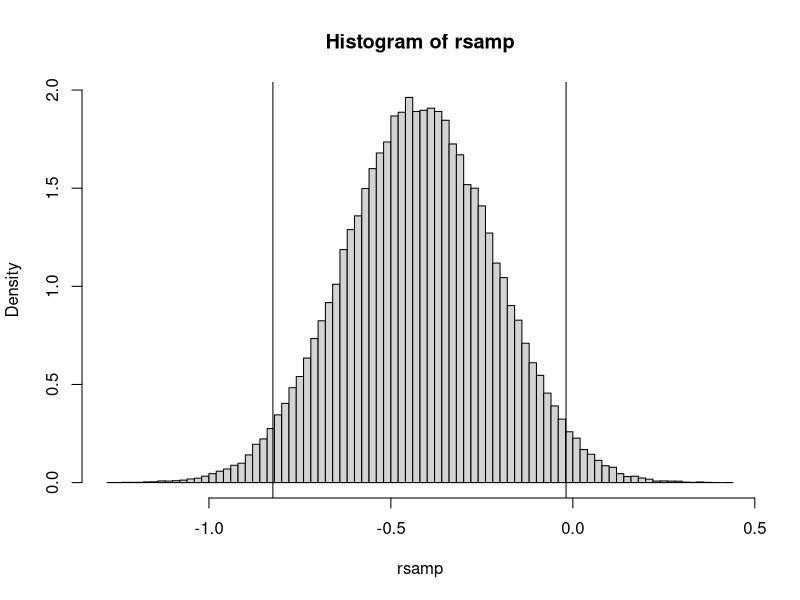
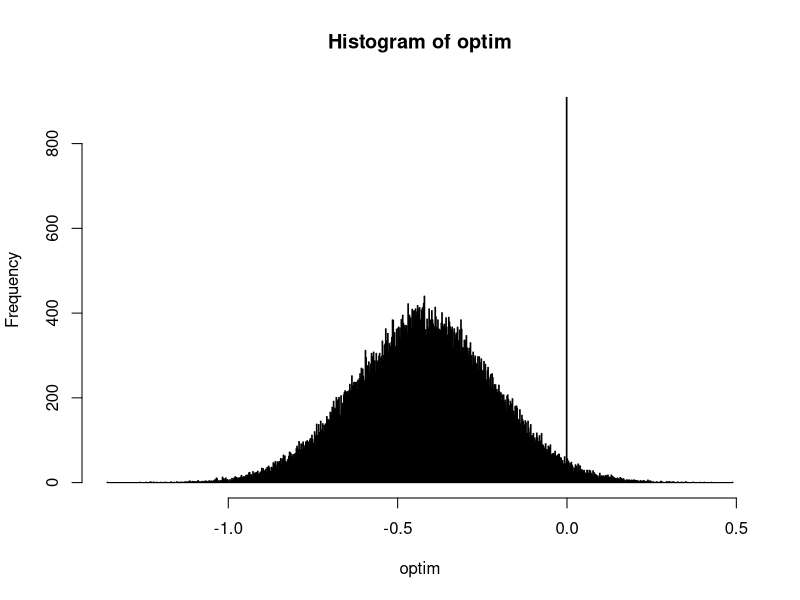
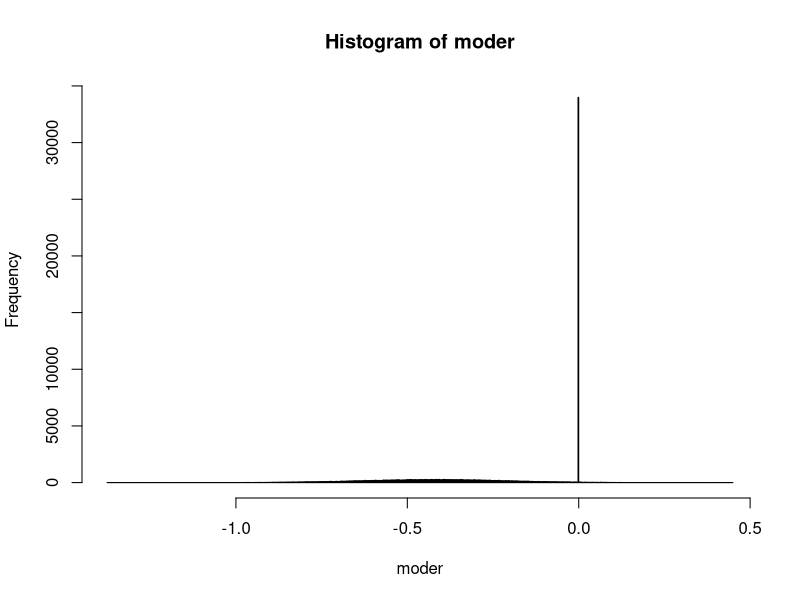
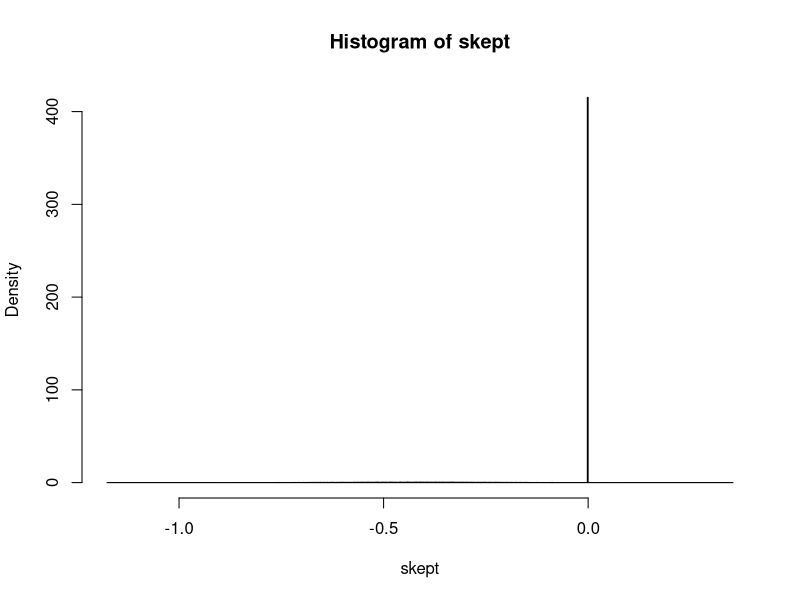
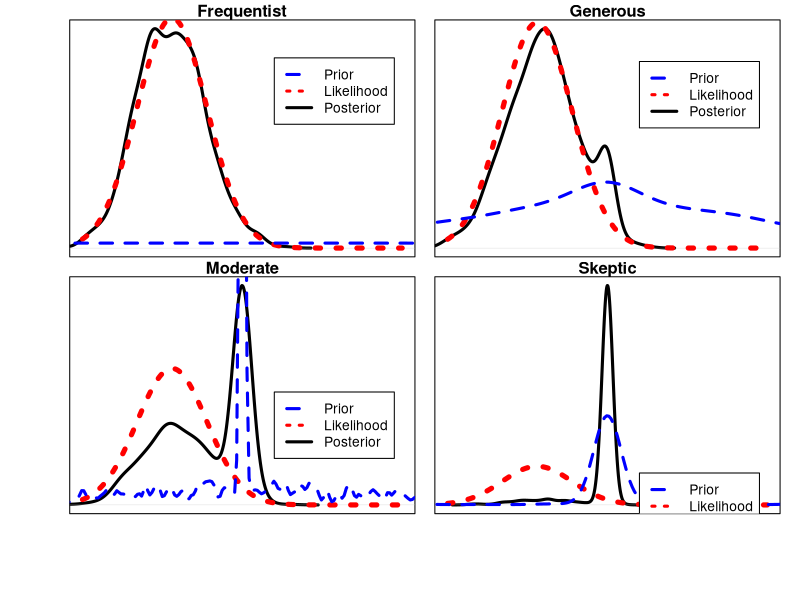

Source code (R) for these figures, in order:
## ---- chunk 1
##SE log OR

dataSE=0.21
post_mean=function(priormean,priorsd,datamean,datase){
  priorsd^2/(datase^2+priorsd^2)*datamean+datase^2/(datase^2+priorsd^2)*priormean}

post_var=function(priorsd,datase){
  1/(1/datase^2+1/priorsd^2)}

pm=post_mean(priormean = 0,priorsd = 1,datamean = -0.44,datase = dataSE)
pv=post_var(priorsd = 1,datase = dataSE)

## ---- chunk 2

rsamp=rnorm(100000,mean=pm,sd=sqrt(pv))

hist(rsamp,freq=F,nclass = 100)

a=qnorm(p =0.025,mean = pm,sd=sqrt(pv))
b=qnorm(p =0.975,mean = pm,sd=sqrt(pv))
abline(v=a)
abline(v=b)

## ---- chunk 3

###the marginal likelihood is N(0,\sigma_[0] + \sigma^2)

sdlik=sqrt(1+dataSE^2)

optimistic=0.90*dnorm(-0.28,mean = 0,sd=sdlik)/(0.90*dnorm(-0.44,mean = 0,sd=sdlik)+0.10*dnorm(-0.44,mean = 0,sd=dataSE))

moderate=0.50*dnorm(-0.28,mean = 0,sd=sdlik)/(0.50*dnorm(-0.44,mean = 0,sd=sdlik)+0.50*dnorm(-0.44,mean = 0,sd=dataSE))

skeptical=0.10*dnorm(-0.28,mean = 0,sd=sdlik)/sum(0.10*dnorm(-0.44,mean = 0,sd=sdlik)+0.90*dnorm(-0.44,mean = 0,sd=dataSE))
## ---- chunk 4
dm=-0.44
nsim=100000
sims=rbinom(n=nsim,1,prob=0.5)
optim=NULL
for(i in 1:nsim){
  a=rbinom(n=1,1,prob=optimistic)
  pm=post_mean(priormean=0,priorsd=a*1,datamean=dm,datase=dataSE)
  ps=sqrt(post_var(priorsd = a*1,datase = dataSE))
  b=rnorm(1,mean=pm,sd=ps)
 optim[i]=b
}

hist(optim,nclass=1000)


moder=NULL
for(i in 1:nsim){
  a=rbinom(n=1,1,prob=moderate)
  pm=post_mean(priormean=0,priorsd=a*1,datamean=dm,datase=dataSE)
  ps=sqrt(post_var(priorsd = a*1,datase = dataSE))
  b=rnorm(1,mean=pm,sd=ps)
  moder[i]=b
}

hist(moder,nclass=1000)


skept=NULL
for(i in 1:nsim){
  a=rbinom(n=1,1,prob=skeptical)
  pm=post_mean(priormean=0,priorsd=a*1,datamean=dm,datase=dataSE)
  ps=sqrt(post_var(priorsd = a*1,datase = dataSE))
  b=rnorm(1,mean=pm,sd=ps)
 skept[i]=b
}

hist(skept,nclass=1000,freq=FALSE)
## ---- chunk 5
exp(quantile(optim,prob=c(0.05,0.5,0.95)))
exp(quantile(moder,prob=c(0.05,0.5,0.95)))
exp(quantile(skept,prob=c(0.05,0.5,0.95)))



## ---- chunk 6
exp(quantile(optim,prob=c(0.05,0.5,0.95)))
exp(quantile(moder,prob=c(0.05,0.5,0.95)))
exp(quantile(skept,prob=c(0.05,0.5,0.95)))



## ---- chunk 7

polyCurve <- function(x, y, from, to, n = 50, miny,
                      col = "grey", border = col) {
    drawPoly <- function(fun, from, to, n = 50, miny, col, border) {
        Sq <- seq(from = from, to = to, length = n)
        polygon(x = c(Sq[1], Sq, Sq[n]),
                y = c(miny, fun(Sq), miny),
                col = col, border = border)
    }
    lf <- length(from)
    stopifnot(identical(lf, length(to)))
    if(length(col) != lf)
        col <- rep(col, length.out = lf)
    if(length(border) != lf)
        border <- rep(border, length.out = lf)
    if(missing(miny))
        miny <- min(y)
    interp <- approxfun(x = x, y = y)
    mapply(drawPoly, from = from, to = to, col = col, border = border,
           MoreArgs = list(fun = interp, n = n, miny = miny))
    invisible()
}
## ---- chunk 8
post_mean=function(priormean,priorsd,datamean,datase){
      priorsd^2/(datase^2+priorsd^2)*datamean+datase^2/(datase^2+priorsd^2)*priormean}
    
    post_var=function(priorsd,datase){
      1/(1/datase^2+1/priorsd^2)}
    
    ###Here, we create a funbciton for the posterior weights as p(K|D)=p(D|K)*p(K)/sum_k[p(D|K)*p(K)] where p(K)= 1-pi0 for chosen level of skepticism
    pipost=function(pi1,dataSE,datamean,priorsd){
      sdlik=sqrt(priorsd^2+dataSE^2)
      pi0=1-pi1
      joint=pi1*dnorm(datamean,mean = 0,sd=sdlik)
      marginal=pi1*dnorm(datamean,mean = 0,sd=sdlik)+pi0*dnorm(datamean,mean = 0,sd=dataSE)
      pip=joint/marginal
      return(pip)}
    
    
   
    dse=0.22
    dm=-0.44
    psd=1
    sim=1000
    

    
       ##moderate
  hatlogHR=-0.44
hatdataSE=0.21

  p1=1
   psd=10
   
    plot_prior=function(p1,hatlogOR,hatdataSE,psd,title){
      
  priorid=rbinom(sim,prob=p1,size=1)
    priov=sapply(priorid,function(x){x*rnorm(1,0,psd)})

   
  
    p=pipost(p1,dataSE=dse,datamean=dm,priorsd=psd)###computer posterior weight on nonzero component using chosen prior weight
    s=rbinom(n = sim,size=1,prob=p)##create a vector indexing whether comes from null or real depending on posterior weight, where for each simulation, an RV (0,1) is simulated from Binomial(n=1,size=1) according to posterio weight
    pm=sapply(s,function(s){post_mean(priormean=0,priorsd=s*psd,datamean=dm,datase=dse)})##depending on whether null or alternative chosen, simulate posterior mean of distribution
    ps=sqrt(sapply(s,function(s){post_var(priorsd=s*psd,datase=dse)}))#
    bmod=sapply(seq(1:length(pm)),function(x){rnorm(1,mean = pm[x],sd=ps[x])})###for ever simulated mean, choose a 
    
 


# 
# 


th = seq(-1,1,length=500)




##frequentist

 
  priorid=rbinom(sim,prob=p1,size=1)
    priov=sapply(priorid,function(x){x*rnorm(1,0,psd)})


  
    p=pipost(p1,dataSE=dse,datamean=dm,priorsd=psd)###computer posterior weight on nonzero component using chosen prior weight
    s=rbinom(n = sim,size=1,prob=p)##create a vector indexing whether comes from null or real depending on posterior weight, where for each simulation, an RV (0,1) is simulated from Binomial(n=1,size=1) according to posterio weight
    pm=sapply(s,function(s){post_mean(priormean=0,priorsd=s*psd,datamean=dm,datase=dse)})##depending on whether null or alternative chosen, simulate posterior mean of distribution
    ps=sqrt(sapply(s,function(s){post_var(priorsd=s*psd,datase=dse)}))#
    bskept=sapply(seq(1:length(pm)),function(x){rnorm(1,mean = pm[x],sd=ps[x])})###for ever simulated mean, choose a 



like = dnorm(hatlogHR,mean=th,sd=hatdataSE)

CI_low=quantile(bskept,0.025)
CI_up=quantile(bskept,0.975)

plot(density(bskept),type="l",ylab="",lty=1,lwd=3,xlim=c(-1,1),yaxt='n',xaxt='n',xlab = expression(theta),main=title) #panel.first = polyCurve(density(bskept)$x,density(bskept)$y, from = CI_low, to = CI_up),
       
lines(th,like,lty=3,lwd=5,col="red")
lines(density(priov),lty=2,lwd=3,col="blue")
legend(0.2,1.5,c("Prior","Likelihood","Posterior"),lty=c(2,3,1),lwd=c(3,3,3),col=c("Blue","red","black"))}


## ---- chunk 9
op <- par(mfrow = c(2,2),
           oma = c(5,4,0,0) + 0.1,
           mar = c(0,0,1,1) + 0.1)

plot_prior(p1=1,hatlogOR = hatlogOR,psd = 10,hatdataSE = 0.22,title="Frequentist")
plot_prior(p1=0.90,hatlogOR = hatlogOR,psd = 1,hatdataSE = 0.22,title="Generous")
plot_prior(p1=0.50,hatlogOR = hatlogOR,psd = 1,hatdataSE = 0.22,title="Moderate")
plot_prior(p1=0.10,hatlogOR = hatlogOR,psd = 1,hatdataSE = 0.22,title="Skeptic")
